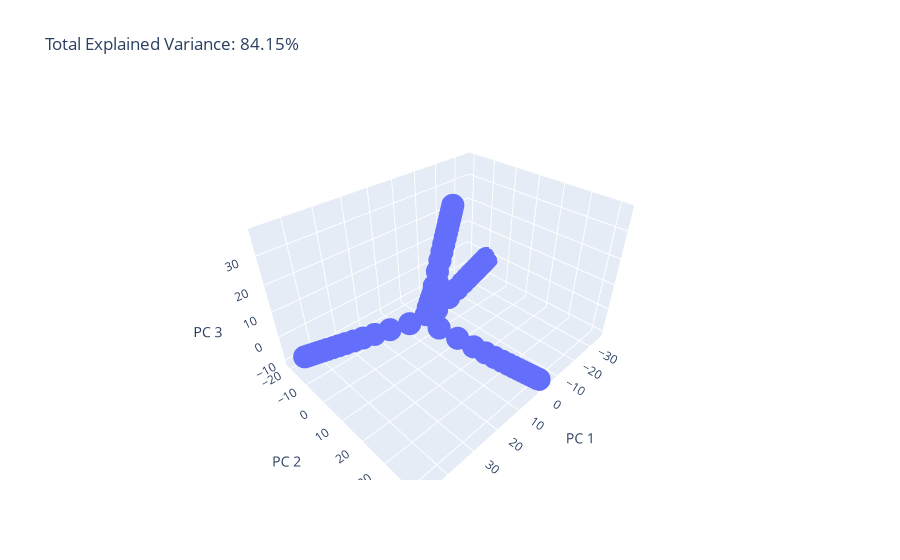

Notebook code for this chart:
### Code cell
X = Xlist

pca = PCA(n_components=3)
components = pca.fit_transform(X)

total_var = pca.explained_variance_ratio_.sum() * 100

fig = px.scatter_3d(
    components, x=0, y=1, z=2,
    title=f'Total Explained Variance: {total_var:.2f}%',
    labels={'0': 'PC 1', '1': 'PC 2', '2': 'PC 3'}
)
fig.show()
